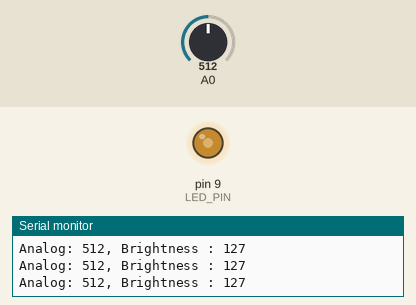
Bench run of a sketch on a simulated Arduino Uno, built with avr-gcc and run on an emulated ATmega328P. Shown: output pins drawn as LEDs (lit = HIGH), the last lines printed to the serial monitor. The test bench sets the inputs (shaded band); at power-on: A0 = 512.

Above: at 1.2 s.
1.3 s: A0 set to 716
At 2.0 s:
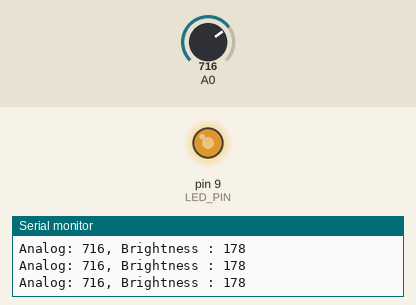
2.8 s: A0 set to 900
At 3.5 s:
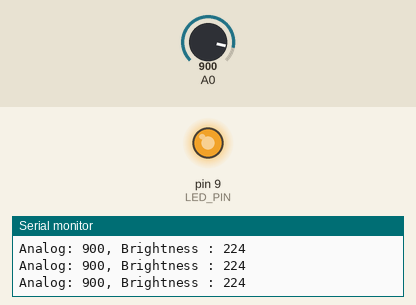
4.3 s: A0 set to 122
At 5.1 s:
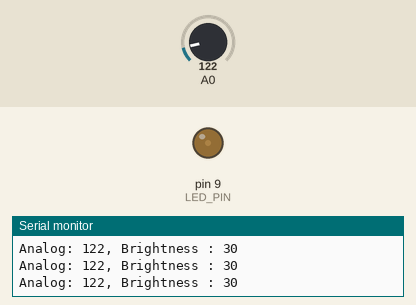
5.8 s: A0 set to 0
At 6.5 s:
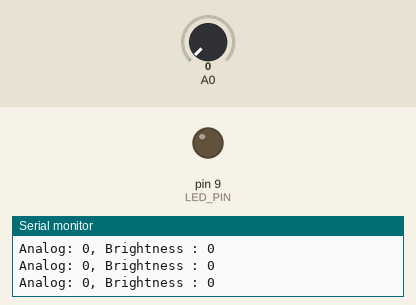
7.3 s: A0 set to 511
At 8.0 s:
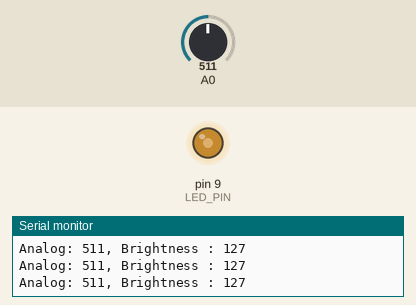
Timing chart, 0 to 9.8 s (numbered marks = the images above; inputs shaded):
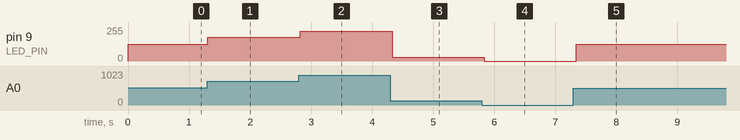

The sketch:

LED_FADING_WITH_POTENTIOMETER.ino
```cpp
int LED_PIN = 9;
void setup()
{
  Serial.begin(9600);
  pinMode(LED_PIN, OUTPUT);
}

void loop()
{

  int analogValue = analogRead(A0);
  int brightness = map(analogValue, 0, 1023, 0, 255);
  analogWrite(LED_PIN, brightness);
  Serial.print("Analog: ");
  Serial.print(analogValue);
  Serial.print(", Brightness : ");
  Serial.println(brightness);
  delay(100);
}
```

Measured:
- after the input at 1.3 s, pin 9 (LED_PIN): 127/255 → 178/255 at once
- after the input at 2.8 s, pin 9 (LED_PIN): 178/255 → 224/255 at once
- after the input at 4.3 s, pin 9 (LED_PIN): 224/255 → 30/255 at once
- after the input at 5.8 s, pin 9 (LED_PIN): 30/255 → 0/255 at once
- after the input at 7.3 s, pin 9 (LED_PIN): 0/255 → 127/255 after 0.05 s
